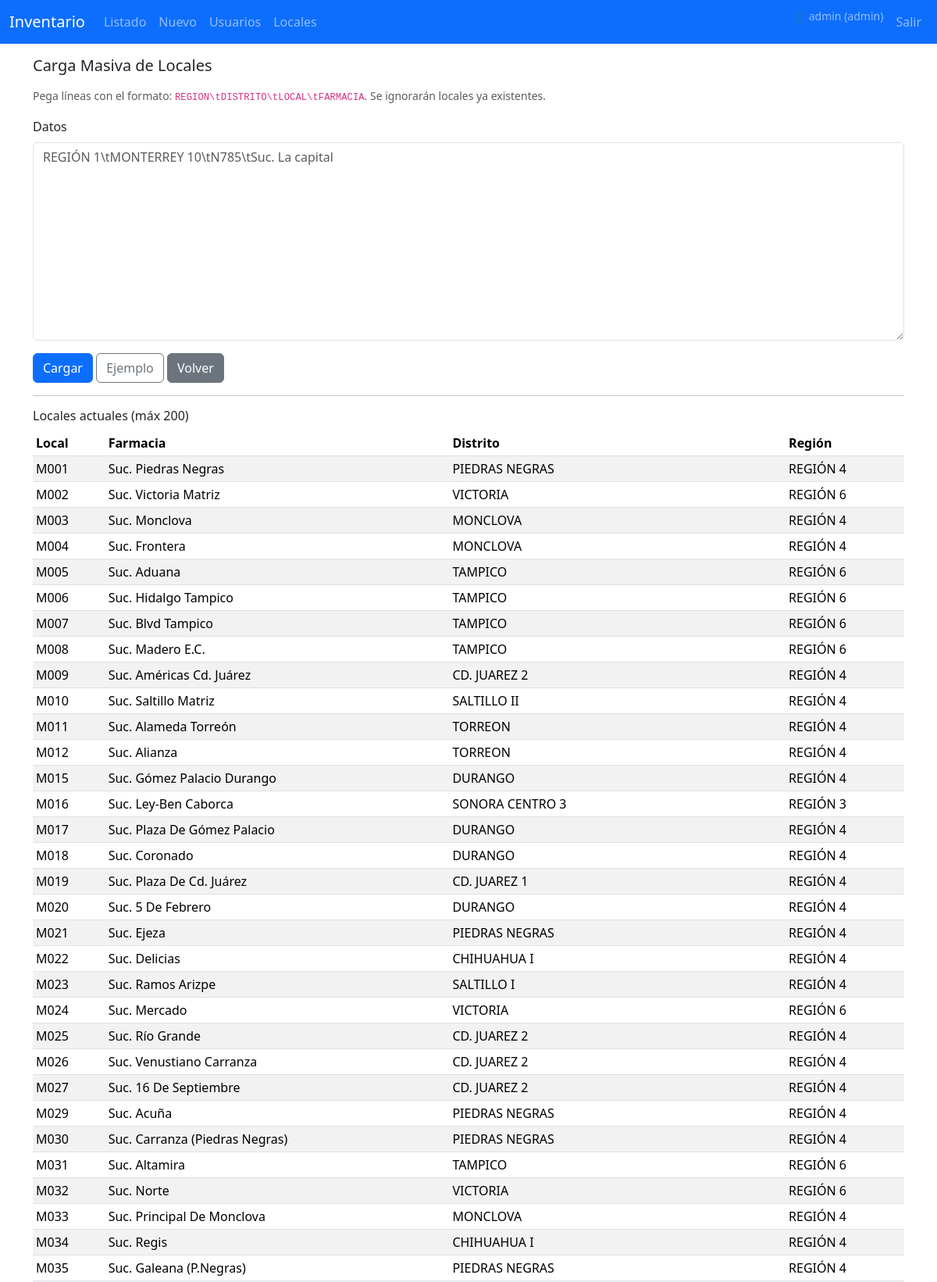
The app's page /locales/cargar (signed in, upper part) with its own data.
### inventario/models.py (models this page shows, shortened)
class User(UserMixin, db.Model):
    id = db.Column(db.Integer, primary_key=True)
    username = db.Column(db.String(80), unique=True, nullable=False)
    email = db.Column(db.String(120), unique=True)
    password_hash = db.Column(db.String(128), nullable=False)
    role = db.Column(db.String(20), default='user')
    failed_attempts = db.Column(db.Integer, default=0)
    locked_until = db.Column(db.DateTime)
    last_login = db.Column(db.DateTime)
    last_password_change = db.Column(db.DateTime)
    created_at = db.Column(db.DateTime, default=datetime.utcnow)

class LocalRef(db.Model):
    id = db.Column(db.Integer, primary_key=True)
    region = db.Column(db.String(120), index=True)
    distrito = db.Column(db.String(180), index=True)
    local = db.Column(db.String(50), unique=True, index=True, nullable=False)
    farmacia = db.Column(db.String(200))

### inventario/routes.py (the view)
@web_bp.route('/locales/cargar', methods=['GET'])
@roles_required('admin')
def locales_form_cargar():
    existentes = LocalRef.query.order_by(LocalRef.local).limit(200).all()
    return render_template('locales_cargar.html', existentes=existentes)

### inventario/__init__.py (called while the page is built)
@login_manager.user_loader
def load_user(user_id):
    from .models import User
    return User.query.get(int(user_id))

### inventario/routes.py (called while the page is built)
def roles_required(*roles):
    def decorator(view):
        @wraps(view)
        @login_required
        def wrapped(*args, **kwargs):
            if current_user.role not in roles:
                return "Forbidden", 403
            return view(*args, **kwargs)
        return wrapped
    return decorator

### inventario/templates/locales_cargar.html (shortened to what this page needs)
{% extends 'base.html' %}
{% block content %}
<h2 class="h5 mb-3">Carga Masiva de Locales</h2>
<p class="text-muted small">Pega líneas con el formato: <code>REGION\tDISTRITO\tLOCAL\tFARMACIA</code>. Se ignorarán locales ya existentes.</p>
<form method="POST" action="{{ url_for('web.locales_cargar') }}" class="mb-3" id="form-carga-locales">
  <div class="mb-3">
    <label class="form-label">Datos</label>
    <textarea name="data" id="txt-locales" class="form-control" rows="10" placeholder="REGIÓN 1\tMONTERREY 10\tN785\tSuc. La capital"></textarea>
  </div>
  <button class="btn btn-primary">Cargar</button>
  <button class="btn btn-outline-secondary" type="button" id="btn-ejemplo">Ejemplo</button>
  <a href="{{ url_for('web.inventario_listar') }}" class="btn btn-secondary">Volver</a>
</form>
<hr/>
<h6>Locales actuales (máx 200)</h6>
<table class="table table-sm table-striped">
  <thead><tr><th>Local</th><th>Farmacia</th><th>Distrito</th><th>Región</th></tr></thead>
  <tbody>
  {% for l in existentes %}
    <tr><td>{{ l.local }}</td><td>{{ l.farmacia }}</td><td>{{ l.distrito }}</td><td>{{ l.region }}</td></tr>
  {% endfor %}
  </tbody>
</table>
{% endblock %}

### inventario/templates/base.html (shortened to what this page needs)
<!doctype html>
<html lang="es" class="h-100">
  <head>
    <link href="https://cdn.jsdelivr.net/npm/bootstrap@5.3.3/dist/css/bootstrap.min.css" rel="stylesheet">
    <link rel="stylesheet" href="{{ url_for('static', filename='css/styles.css') }}">
  </head>
  <body class="d-flex flex-column h-100">
    <nav class="navbar navbar-expand-lg navbar-dark bg-primary">
      <div class="container-fluid">
        <a class="navbar-brand" href="{{ url_for('web.index') }}">Inventario</a>
        <div class="collapse navbar-collapse" id="navbarsExample">
          <ul class="navbar-nav me-auto mb-2 mb-lg-0">
            <li class="nav-item"><a class="nav-link" href="{{ url_for('web.inventario_listar') }}">Listado</a></li>
            {% if current_user.is_authenticated %}
              <li class="nav-item"><a class="nav-link" href="{{ url_for('web.inventario_nuevo') }}">Nuevo</a></li>
              {% if current_user.role == 'admin' %}
                <li class="nav-item"><a class="nav-link" href="{{ url_for('web.usuarios_listar') }}">Usuarios</a></li>
                <li class="nav-item"><a class="nav-link" href="{{ url_for('web.locales_listar') }}">Locales</a></li>
              {% endif %}
            {% endif %}
          </ul>
          <ul class="navbar-nav ms-auto mb-2 mb-lg-0">
            {% if current_user.is_authenticated %}
              <li class="nav-item"><span class="navbar-text small me-2">👤 {{ current_user.username }} ({{ current_user.role }})</span></li>
              <li class="nav-item"><a class="nav-link" href="{{ url_for('web.logout') }}">Salir</a></li>
            {% else %}
              <li class="nav-item"><a class="nav-link" href="{{ url_for('web.login') }}">Ingresar</a></li>
            {% endif %}
          </ul>
        </div>
      </div>
    </nav>
    <main class="flex-shrink-0">
      <div class="container py-3">
        {% block content %}{% endblock %}
      </div>
    </main>
  </body>
</html>

### inventario/static/css/styles.css (style rules this page uses)
body { -webkit-font-smoothing: antialiased; }

### records on screen
User: username "admin", role "admin"
LocalRef: local "M001", farmacia "Suc. Piedras Negras", distrito "PIEDRAS NEGRAS", region "REGIÓN 4"
LocalRef: local "M002", farmacia "Suc. Victoria Matriz", distrito "VICTORIA", region "REGIÓN 6"
LocalRef: local "M003", farmacia "Suc. Monclova", distrito "MONCLOVA", region "REGIÓN 4"
LocalRef: local "M004", farmacia "Suc. Frontera", distrito "MONCLOVA", region "REGIÓN 4"
LocalRef: local "M005", farmacia "Suc. Aduana", distrito "TAMPICO", region "REGIÓN 6"
LocalRef: local "M006", farmacia "Suc. Hidalgo Tampico", distrito "TAMPICO", region "REGIÓN 6"
LocalRef: local "M007", farmacia "Suc. Blvd Tampico", distrito "TAMPICO", region "REGIÓN 6"
LocalRef: local "M008", farmacia "Suc. Madero E.C.", distrito "TAMPICO", region "REGIÓN 6"
LocalRef: local "M009", farmacia "Suc. Américas Cd. Juárez", distrito "CD. JUAREZ 2", region "REGIÓN 4"
LocalRef: local "M010", farmacia "Suc. Saltillo Matriz", distrito "SALTILLO II", region "REGIÓN 4"
LocalRef: local "M011", farmacia "Suc. Alameda Torreón", distrito "TORREON", region "REGIÓN 4"
LocalRef: local "M012", farmacia "Suc. Alianza", distrito "TORREON", region "REGIÓN 4"
LocalRef: local "M015", farmacia "Suc. Gómez Palacio Durango", distrito "DURANGO", region "REGIÓN 4"
LocalRef: local "M016", farmacia "Suc. Ley-Ben Caborca", distrito "SONORA CENTRO 3", region "REGIÓN 3"
LocalRef: local "M017", farmacia "Suc. Plaza De Gómez Palacio", distrito "DURANGO", region "REGIÓN 4"
LocalRef: local "M018", farmacia "Suc. Coronado", distrito "DURANGO", region "REGIÓN 4"
LocalRef: local "M019", farmacia "Suc. Plaza De Cd. Juárez", distrito "CD. JUAREZ 1", region "REGIÓN 4"
LocalRef: local "M020", farmacia "Suc. 5 De Febrero", distrito "DURANGO", region "REGIÓN 4"
LocalRef: local "M021", farmacia "Suc. Ejeza", distrito "PIEDRAS NEGRAS", region "REGIÓN 4"
LocalRef: local "M022", farmacia "Suc. Delicias", distrito "CHIHUAHUA I", region "REGIÓN 4"
LocalRef: local "M023", farmacia "Suc. Ramos Arizpe", distrito "SALTILLO I", region "REGIÓN 4"
LocalRef: local "M024", farmacia "Suc. Mercado", distrito "VICTORIA", region "REGIÓN 6"
LocalRef: local "M025", farmacia "Suc. Río Grande", distrito "CD. JUAREZ 2", region "REGIÓN 4"
LocalRef: local "M026", farmacia "Suc. Venustiano Carranza", distrito "CD. JUAREZ 2", region "REGIÓN 4"
LocalRef: local "M027", farmacia "Suc. 16 De Septiembre", distrito "CD. JUAREZ 2", region "REGIÓN 4"
LocalRef: local "M029", farmacia "Suc. Acuña", distrito "PIEDRAS NEGRAS", region "REGIÓN 4"
LocalRef: local "M030", farmacia "Suc. Carranza (Piedras Negras)", distrito "PIEDRAS NEGRAS", region "REGIÓN 4"
LocalRef: local "M031", farmacia "Suc. Altamira", distrito "TAMPICO", region "REGIÓN 6"
LocalRef: local "M032", farmacia "Suc. Norte", distrito "VICTORIA", region "REGIÓN 6"
LocalRef: local "M033", farmacia "Suc. Principal De Monclova", distrito "MONCLOVA", region "REGIÓN 4"
LocalRef: local "M034", farmacia "Suc. Regis", distrito "CHIHUAHUA I", region "REGIÓN 4"
LocalRef: local "M035", farmacia "Suc. Galeana (P.Negras)", distrito "PIEDRAS NEGRAS", region "REGIÓN 4"
